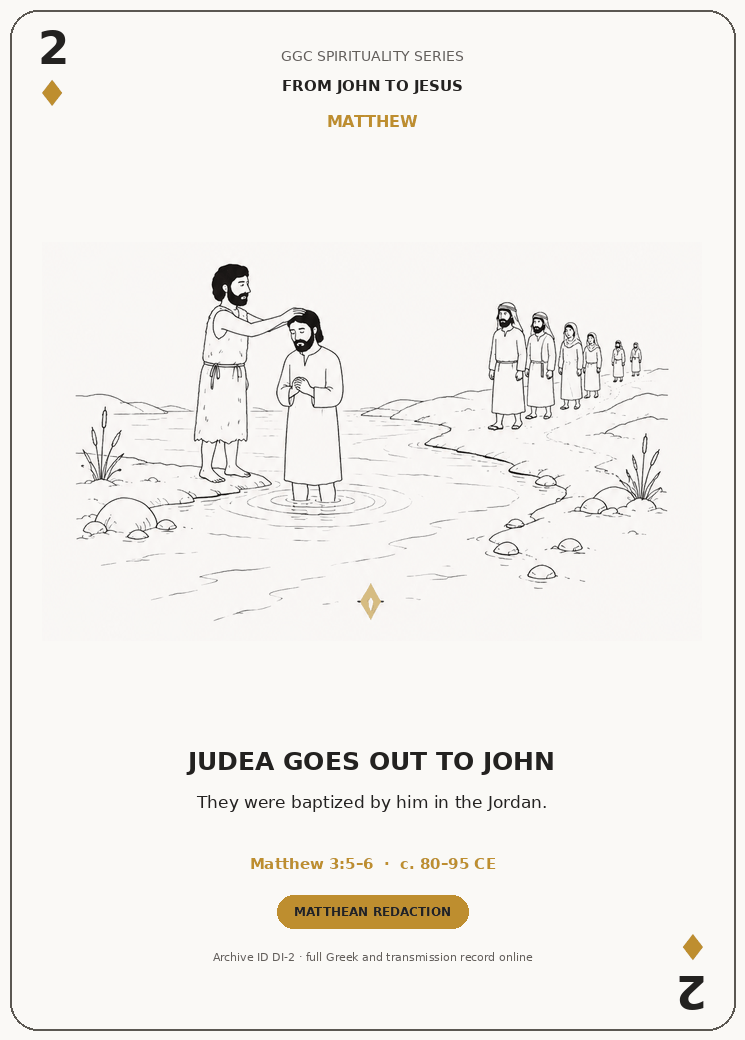
#> input picture series/from-john-to-jesus/deck-54/final/diamonds-2-matthew.png, 745 x 1040 px, found by its file name; the run also reads 2 pictures not shown here
$ python render_diamonds_matthew_batch01.py
#> lines starting #> are read from the running program, lines starting #| are printed output that depends on the picture; after the words box and inside, x2 and y2 are one past the last pixel; in counts of white or black regions, pixels touching at a corner belong together
#> in corner, `layer = Image.new("RGBA", (132, 176), (0, 0, 0, 0))`: layer: PIL image 132x176 RGBA; every value is 0
### series/from-john-to-jesus/deck-54/render_aces_and_back.py
#!/usr/bin/env python3
"""Render the four Gospel Aces and the common two-way card back."""

from __future__ import annotations

import math
from pathlib import Path
from textwrap import wrap

from PIL import Image, ImageChops, ImageDraw, ImageFont, ImageOps


ROOT = Path(__file__).resolve().parent
RAW = ROOT / "raw"
FINAL = ROOT / "final"
PRINT = ROOT / "print"
PROOF = ROOT / "proof"

CARD = (815, 1110)
BLEED = 35
TRIM = (CARD[0] - BLEED * 2, CARD[1] - BLEED * 2)
BG = (250, 249, 246)
INK = (35, 34, 32)
MUTED = (99, 95, 89)
SKY = (104, 163, 190)
GOLD = (190, 142, 47)
SAGE = (126, 158, 116)
CORAL = (221, 116, 91)

SANS = "/usr/share/fonts/truetype/dejavu/DejaVuSans.ttf"
SANS_BOLD = "/usr/share/fonts/truetype/dejavu/DejaVuSans-Bold.ttf"


CARDS = [
    {
        "id": "SP-A",
        "rank": "A",
        "suit": "♠",
        "gospel": "MARK",
        "raw": "ace-spades-mark.png",
        "output": "ace-spades-mark.png",
        "title": "A VOICE IN THE WILDERNESS",
        "quote": "Prepare the way of the Lord.",
        "source": "Mark 1:3",
        "layer": "EARLIEST EXTANT GOSPEL OPENING",
        "date": "c. 65–75 CE",
        "accent": SKY,
    },
    {
        "id": "DI-A",
        "rank": "A",
        "suit": "♦",
        "gospel": "MATTHEW",
        "raw": "ace-diamonds-matthew.png",
        "output": "ace-diamonds-matthew.png",
        "title": "THE KINGDOM HAS DRAWN NEAR",
        "quote": "Repent, for the kingdom of heaven has drawn near.",
        "source": "Matthew 3:2",
        "layer": "MATTHEAN OPENING",
        "date": "c. 80–95 CE",
        "accent": GOLD,
    },
    {
        "id": "CL-A",
        "rank": "A",
        "suit": "♣",
        "gospel": "LUKE",
        "raw": "ace-clubs-luke.png",
        "output": "ace-clubs-luke.png",
        "title": "A BIRTH IS ANNOUNCED",
        "quote": "Your wife Elizabeth will bear you a son.",
        "source": "Luke 1:13",
        "layer": "LUKE-ONLY INFANCY TRADITION",
        "date": "c. 80–95 CE",
        "accent": SAGE,
    },
    {
        "id": "HE-A",
        "rank": "A",
        "suit": "♥",
        "gospel": "JOHN",
        "raw": "ace-hearts-john.png",
        "output": "ace-hearts-john.png",
        "title": "WITNESS TO THE LIGHT",
        "quote": "He was not the light, but came to testify about the light.",
        "source": "John 1:8",
        "layer": "JOHANNINE THEOLOGICAL FRAME",
        "date": "c. 90–100 CE",
        "accent": CORAL,
    },
]


def font(size: int, bold: bool = False) -> ImageFont.FreeTypeFont:
    return ImageFont.truetype(SANS_BOLD if bold else SANS, size)


def text_width(draw: ImageDraw.ImageDraw, text: str, fnt) -> int:
    box = draw.textbbox((0, 0), text, font=fnt)
    return box[2] - box[0]


def centered(draw: ImageDraw.ImageDraw, y: int, text: str, fnt, fill=INK) -> None:
    draw.text(((CARD[0] - text_width(draw, text, fnt)) / 2, y), text, font=fnt, fill=fill)


def crop_art(path: Path) -> Image.Image:
    image = Image.open(path).convert("RGB")
#> image is the input picture: PIL image 745x1040 RGB; mean R, G, B 242.8, 241, 237.4
    white = Image.new("RGB", image.size, "white")
#> white: PIL image 745x1040 RGB; every value is 255
    diff = ImageChops.difference(image, white).convert("L")
    diff = diff.point(lambda px: 255 if px > 14 else 0)
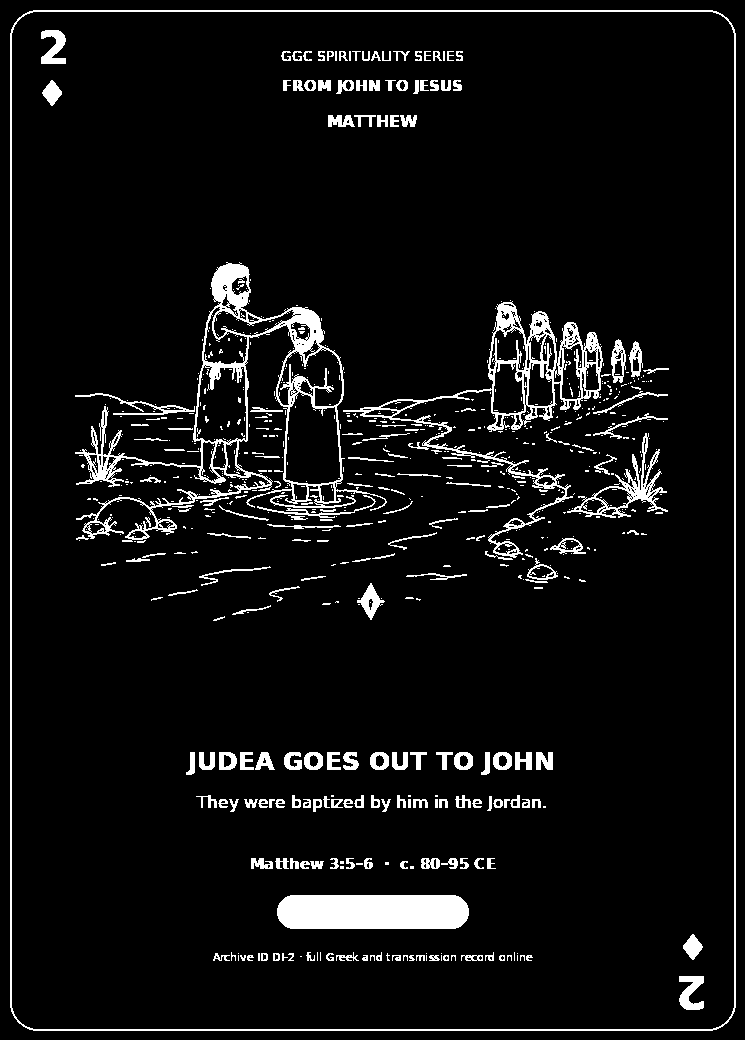
#> diff: PIL image 745x1040 L; 6.5% white; 742 white regions (533 under 20 px), largest, box (x1, y1, x2, y2) and area: (75, 262, 387, 542) 9501, (10, 10, 736, 1031) 6868, (343, 301, 603, 558) 6448
    box = diff.getbbox()
#> box = (10, 10, 736, 1031)
    if box is None:
        return image
    left, top, right, bottom = box
#> left = 10; top = 10; right = 736; bottom = 1031
    pad_x = max(24, (right - left) // 18)
#> pad_x = 40
    pad_y = max(24, (bottom - top) // 18)
#> pad_y = 56
    return image.crop(
        (
            max(0, left - pad_x),
            max(0, top - pad_y),
            min(image.width, right + pad_x),
            min(image.height, bottom + pad_y),
        )
    )


def transparent_art(path: Path, size: tuple[int, int]) -> Image.Image:
    art = ImageOps.contain(crop_art(path), size, Image.Resampling.LANCZOS).convert("RGBA")
    pixels = art.load()
    for y in range(art.height):
        for x in range(art.width):
            r, g, b, _ = pixels[x, y]
            alpha = max(0, min(255, (255 - min(r, g, b)) * 12))
            pixels[x, y] = (r, g, b, alpha)
    return art


def corner(card: Image.Image, rank: str, suit: str, accent, flip: bool = False) -> None:
    layer = Image.new("RGBA", (132, 176), (0, 0, 0, 0))
    d = ImageDraw.Draw(layer)
    d.text((19, 7), rank, font=font(45, True), fill=INK)
    d.text((17, 57), suit, font=font(36), fill=accent)
    if flip:
        layer = layer.rotate(180)
        card.alpha_composite(layer, (CARD[0] - layer.width - 54, CARD[1] - layer.height - 50))
    else:
        card.alpha_composite(layer, (54, 50))


def save_print_and_trim(card: Image.Image, filename: str, colors: int = 256) -> Path:
    """Save the bleed canvas and the centered trim-size production file."""
    PRINT.mkdir(parents=True, exist_ok=True)
    FINAL.mkdir(parents=True, exist_ok=True)
    print_output = PRINT / filename
    final_output = FINAL / filename
    print_tmp = print_output.with_name(f".{print_output.name}.tmp")
    final_tmp = final_output.with_name(f".{final_output.name}.tmp")
    rgb = card.convert("RGB")
    rgb.quantize(colors=colors, method=Image.Quantize.MEDIANCUT, dither=Image.Dither.NONE).save(
        print_tmp, format="PNG", optimize=False, compress_level=6, dpi=(300, 300)
    )
    rgb.crop((BLEED, BLEED, CARD[0] - BLEED, CARD[1] - BLEED)).quantize(
        colors=colors, method=Image.Quantize.MEDIANCUT, dither=Image.Dither.NONE
    ).save(final_tmp, format="PNG", optimize=False, compress_level=6, dpi=(300, 300))
    print_tmp.replace(print_output)
    final_tmp.replace(final_output)
    return final_output


def render_front(data: dict) -> Path:
    card = Image.new("RGBA", CARD, BG + (255,))
    draw = ImageDraw.Draw(card)
    draw.rounded_rectangle(
        (BLEED + 10, BLEED + 10, CARD[0] - BLEED - 10, CARD[1] - BLEED - 10),
        radius=28,
        outline=(91, 88, 82),
        width=2,
    )
    corner(card, data.get("rank", "A"), data["suit"], data["accent"])
    corner(card, data.get("rank", "A"), data["suit"], data["accent"], flip=True)

    centered(draw, 83, "GGC SPIRITUALITY SERIES", font(14), MUTED)
    centered(draw, 112, "FROM JOHN TO JESUS", font(15, True), INK)
    centered(draw, 147, data["gospel"], font(16, True), data["accent"])

    art = transparent_art(RAW / data["raw"], (660, 565))
    card.alpha_composite(art, ((CARD[0] - art.width) // 2, 194 + (565 - art.height) // 2))

    centered(draw, 781, data["title"], font(25, True), INK)
    quote_lines = wrap(data["quote"], width=53)
#> quote_lines = ['They were baptized by him in the Jordan.']
    quote_y = 827
    for line in quote_lines[:2]:
        centered(draw, quote_y, line, font(17), INK)
        quote_y += 27
#> this loop made 1 pass
#> (line, quote_y) on pass 1: ('They were baptized by him in the Jordan.', 854)
#> after the loop, quote_y = 854
    centered(draw, 890, f'{data["source"]}  ·  {data["date"]}', font(15, True), data["accent"])

    badge_text = data["layer"]
#> badge_text = 'MATTHEAN REDACTION'
    badge_font = font(12 if len(badge_text) < 33 else 10, True)
    badge_w = text_width(draw, badge_text, badge_font) + 34
#> badge_w = 191
    draw.rounded_rectangle(
        ((CARD[0] - badge_w) / 2, 930, (CARD[0] + badge_w) / 2, 963),
        radius=16,
        fill=data["accent"] + (35,),
        outline=data["accent"],
        width=1,
    )
    centered(draw, 939, badge_text, badge_font, INK)
    centered(draw, 985, f'Archive ID {data["id"]} · full Greek and transmission record online', font(11), MUTED)

    return save_print_and_trim(card, data["output"])


# [76 lines left out: functions heart_points, render_back, contact_sheet, not called in this run]


# [6 lines that do not run on import are left out]

### series/from-john-to-jesus/deck-54/render_diamonds_matthew_batch01.py
#!/usr/bin/env python3
"""Render Matthew/Diamonds batch 01: ranks 2 through Jack."""

from render_aces_and_back import GOLD, PROOF, contact_sheet, render_front


MATTHEW_BATCH_01 = [
    {
        "id": "DI-2", "rank": "2", "suit": "♦", "gospel": "MATTHEW",
        "raw": "diamonds-2-matthew.png", "output": "diamonds-2-matthew.png",
        "title": "JUDEA GOES OUT TO JOHN",
        "quote": "They were baptized by him in the Jordan.",
        "source": "Matthew 3:5–6", "layer": "MATTHEAN REDACTION",
        "date": "c. 80–95 CE", "accent": GOLD,
    },
    {
        "id": "DI-3", "rank": "3", "suit": "♦", "gospel": "MATTHEW",
        "raw": "diamonds-3-matthew.png", "output": "diamonds-3-matthew.png",
        "title": "OFFSPRING OF VIPERS",
        "quote": "Offspring of vipers—who warned you to flee?",
        "source": "Matthew 3:7", "layer": "MULTIPLE SYNOPTIC ATTESTATION",
        "date": "c. 80–95 CE", "accent": GOLD,
    },
    {
        "id": "DI-4", "rank": "4", "suit": "♦", "gospel": "MATTHEW",
        "raw": "diamonds-4-matthew.png", "output": "diamonds-4-matthew.png",
        "title": "FRUIT WORTHY OF REPENTANCE",
        "quote": "Produce fruit worthy of repentance.",
        "source": "Matthew 3:8–10", "layer": "MULTIPLE SYNOPTIC ATTESTATION",
        "date": "c. 80–95 CE", "accent": GOLD,
    },
    {
        "id": "DI-5", "rank": "5", "suit": "♦", "gospel": "MATTHEW",
        "raw": "diamonds-5-matthew.png", "output": "diamonds-5-matthew.png",
        "title": "SPIRIT AND FIRE",
        "quote": "He will baptize you in holy spirit and fire.",
        "source": "Matthew 3:11", "layer": "MULTIPLE SYNOPTIC ATTESTATION",
        "date": "c. 80–95 CE", "accent": GOLD,
    },
    {
        "id": "DI-6", "rank": "6", "suit": "♦", "gospel": "MATTHEW",
        "raw": "diamonds-6-matthew.png", "output": "diamonds-6-matthew.png",
        "title": "THE WINNOWING FLOOR",
        "quote": "His winnowing fork is in his hand.",
        "source": "Matthew 3:12", "layer": "MULTIPLE SYNOPTIC ATTESTATION",
        "date": "c. 80–95 CE", "accent": GOLD,
    },
    {
        "id": "DI-7", "rank": "7", "suit": "♦", "gospel": "MATTHEW",
        "raw": "diamonds-7-matthew.png", "output": "diamonds-7-matthew.png",
        "title": "JESUS COMES TO JOHN",
        "quote": "Jesus came to John to be baptized by him.",
        "source": "Matthew 3:13", "layer": "MATTHEAN REDACTION",
        "date": "c. 80–95 CE", "accent": GOLD,
    },
    {
        "id": "DI-8", "rank": "8", "suit": "♦", "gospel": "MATTHEW",
        "raw": "diamonds-8-matthew.png", "output": "diamonds-8-matthew.png",
        "title": "JOHN TRIES TO PREVENT HIM",
        "quote": "I need to be baptized by you—and you come to me?",
        "source": "Matthew 3:14", "layer": "MATTHEAN REDACTION",
        "date": "c. 80–95 CE", "accent": GOLD,
    },
    {
        "id": "DI-9", "rank": "9", "suit": "♦", "gospel": "MATTHEW",
        "raw": "diamonds-9-matthew.png", "output": "diamonds-9-matthew.png",
        "title": "ALLOW IT NOW",
        "quote": "Allow it now—to fulfill all righteousness.",
        "source": "Matthew 3:15", "layer": "MATTHEAN REDACTION",
        "date": "c. 80–95 CE", "accent": GOLD,
    },
    {
        "id": "DI-10", "rank": "10", "suit": "♦", "gospel": "MATTHEW",
        "raw": "diamonds-10-matthew.png", "output": "diamonds-10-matthew.png",
        "title": "THIS IS MY BELOVED SON",
        "quote": "This is my beloved Son; in him I delighted.",
        "source": "Matthew 3:17", "layer": "MATTHEAN REDACTION",
        "date": "c. 80–95 CE", "accent": GOLD,
    },
    {
        "id": "DI-J", "rank": "J", "suit": "♦", "gospel": "MATTHEW",
        "raw": "diamonds-j-matthew.png", "output": "diamonds-j-matthew.png",
        "title": "REPORT WHAT YOU SEE",
        "quote": "Report to John what you hear and see.",
        "source": "Matthew 11:4–5", "layer": "MULTIPLE SYNOPTIC ATTESTATION",
        "date": "c. 80–95 CE", "accent": GOLD,
    },
]


if __name__ == "__main__":
    outputs = [render_front(data) for data in MATTHEW_BATCH_01]
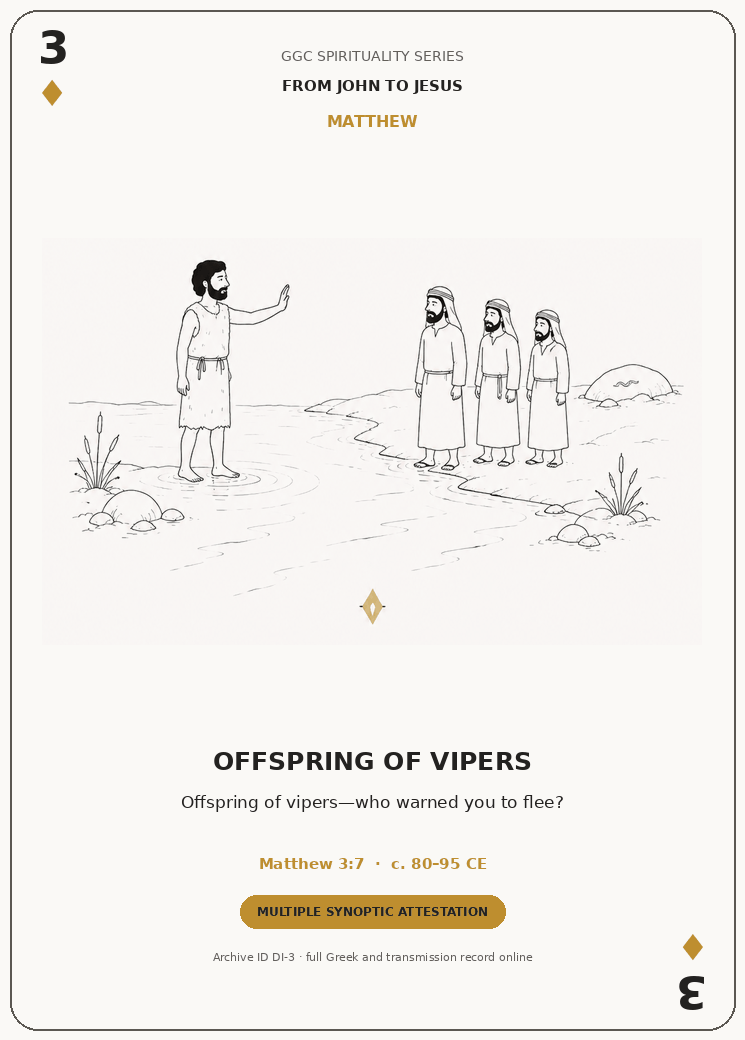
#> input picture series/from-john-to-jesus/deck-54/final/diamonds-3-matthew.png, 745 x 1040 px, found by its file name
#> in crop_art, image is the input picture: PIL image 745x1040 RGB; mean R, G, B 243.2, 241, 237.3
#> in crop_art (call 2), `diff = diff.point(lambda px: 255 if px > 14 else 0)`: diff: PIL image 745x1040 L; 6.3% white; 701 white regions (514 under 20 px), largest, box (x1, y1, x2, y2) and area: (240, 895, 506, 929) 8792, (10, 10, 736, 1031) 6868, (69, 259, 291, 532) 6000
#> the loop in render_front (call 2), `for line in quote_lines[:2]:` made 1 pass
#> quote_y on pass 1: 854
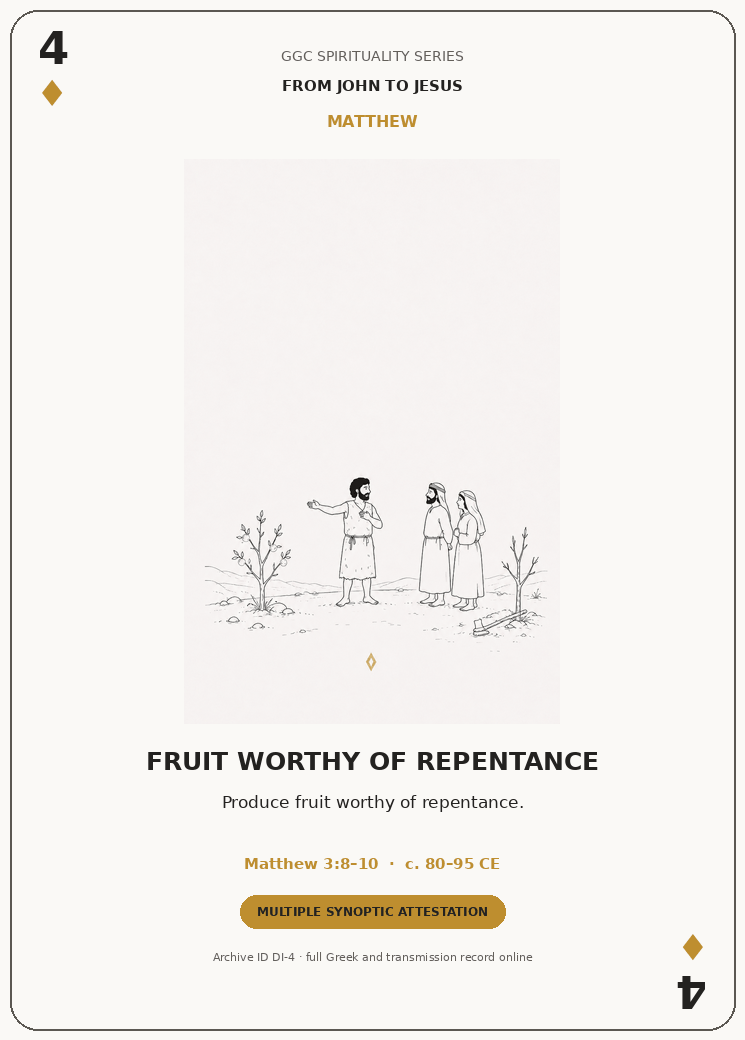
#> input picture series/from-john-to-jesus/deck-54/final/diamonds-4-matthew.png, 745 x 1040 px, found by its file name
#> in crop_art, image is the input picture: PIL image 745x1040 RGB; mean R, G, B 243.8, 241.5, 237.8
#> in crop_art (call 3), `diff = diff.point(lambda px: 255 if px > 14 else 0)`: diff: PIL image 745x1040 L; 5% white; 410 white regions (266 under 20 px), largest, box (x1, y1, x2, y2) and area: (240, 895, 506, 929) 8792, (204, 477, 486, 619) 7109, (10, 10, 736, 1031) 6868
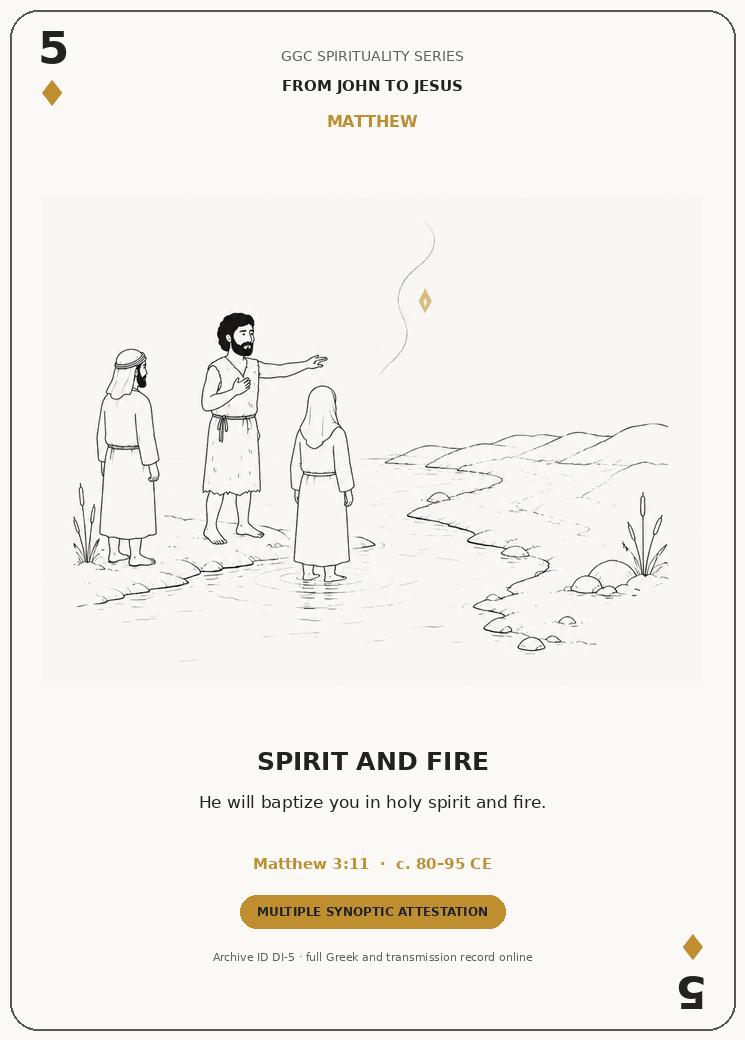
#> input picture series/from-john-to-jesus/deck-54/final/diamonds-5-matthew.png, 745 x 1040 px, found by its file name
#> in crop_art, image is the input picture: PIL image 745x1040 RGB; mean R, G, B 243.4, 241, 237.3
#> in crop_art (call 4), `diff = ImageChops.difference(image, white).convert("L")`:
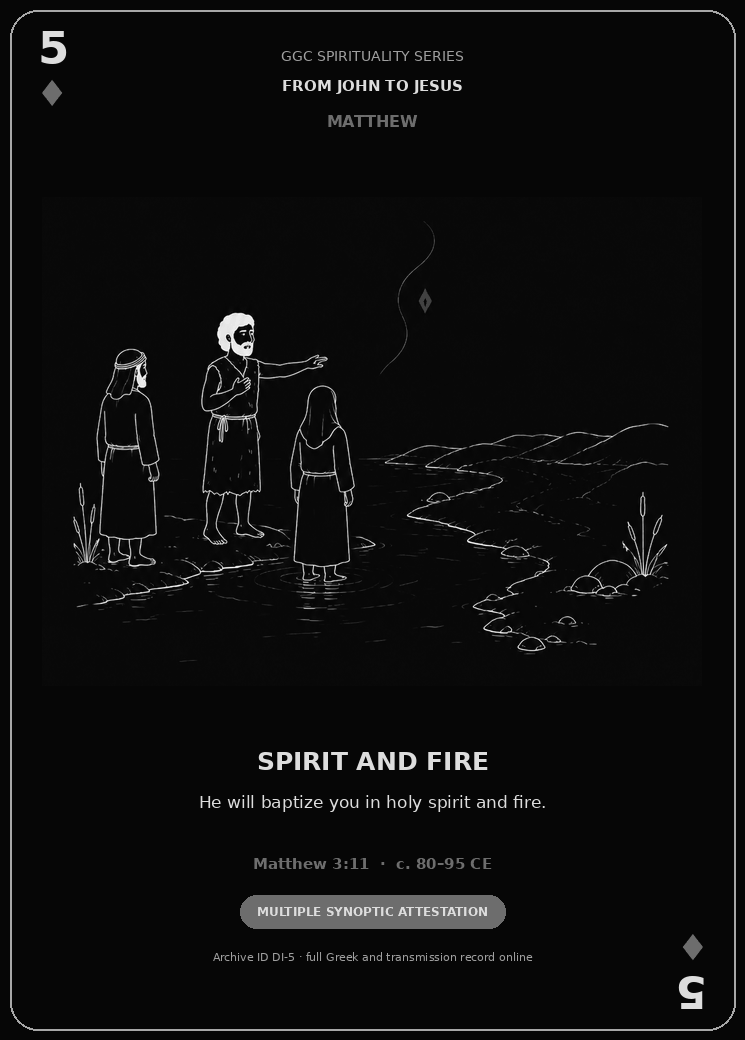
#> diff: PIL image 745x1040 L; min 5, max 246, mean 13.7
#> (the run stopped early here; a loop or call above may not have finished)
